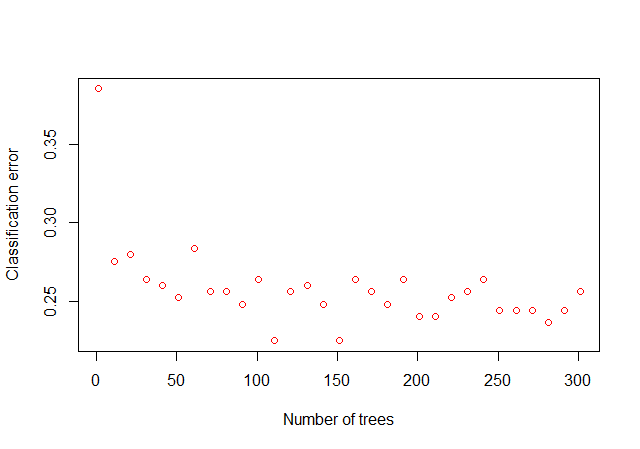

R code for this plot:
#install.packages("adabag")
library(adabag)
library(rpart)
library(mlbench)

data(Vehicle)
l <- length(Vehicle[,1])
sub <- sample(1:l,7*l/10)
mfinal <- c(1,11,21,31,41,51,61,71,81,91,101,111,121,131,141,151,161,171,181,191,201,211,221,231,241,251,261,271,281,291,301)
#mfinal <- c(1,11,21)
resList <- list()
maxdepth <- 5
for (i in 1:length(mfinal)){
  Vehicle.adaboost <- boosting(Class ~.,data=Vehicle[sub,], mfinal=mfinal[i], maxdepth=maxdepth)
  Vehicle.adaboost.pred <- predict.boosting(Vehicle.adaboost, newdata=Vehicle[-sub, ])
  resList[i] <- Vehicle.adaboost.pred$error
}

plot(mfinal,resList,
     col = "red",
     xlab = "Number of trees",
     ylab = "Classification error")
